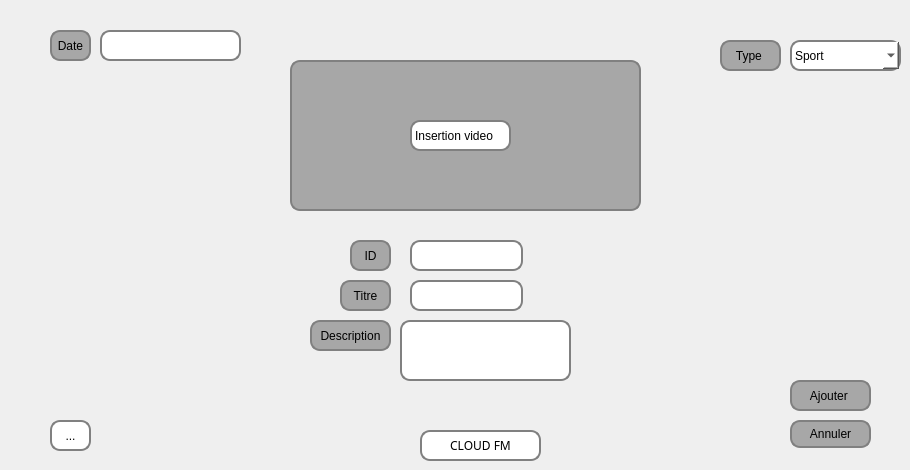
     <widget class="QWidget" name="Ajout">
      <attribute name="icon">
       <iconset resource="images.qrc">
        <normaloff>:/images/ajouter.png</normaloff>:/images/ajouter.png</iconset>
      </attribute>
      <attribute name="title">
       <string>Ajouter</string>
      </attribute>
      <widget class="QWidget" name="video" native="true">
       <property name="geometry">
        <rect>
         <x>290</x>
         <y>60</y>
         <width>351</width>
         <height>151</height>
        </rect>
       </property>
       <property name="styleSheet">
        <string notr="true">background-color:rgb(167, 167, 167);
border-color: rgb(255, 255, 255);
border-radius: 10px;
border: 2px solid gray;</string>
       </property>
       <widget class="QLabel" name="label_3">
        <property name="geometry">
         <rect>
          <x>120</x>
          <y>60</y>
          <width>101</width>
          <height>31</height>
         </rect>
        </property>
        <property name="styleSheet">
         <string notr="true">background-color: rgb(255, 255, 255);
border-radius: 10px;
border: 2px solid gray;</string>
        </property>
        <property name="text">
         <string>Insertion video</string>
        </property>
       </widget>
      </widget>
      <widget class="QLabel" name="label">
       <property name="geometry">
        <rect>
         <x>340</x>
         <y>280</y>
         <width>51</width>
         <height>31</height>
        </rect>
       </property>
       <property name="styleSheet">
        <string notr="true">background-color:rgb(167, 167, 167);
border-radius: 10px;
border: 2px solid gray;</string>
       </property>
       <property name="text">
        <string>Titre</string>
       </property>
       <property name="alignment">
        <set>Qt::AlignCenter</set>
       </property>
      </widget>
      <widget class="QLabel" name="label_2">
       <property name="geometry">
        <rect>
         <x>310</x>
         <y>320</y>
         <width>81</width>
         <height>31</height>
        </rect>
       </property>
       <property name="styleSheet">
        <string notr="true">background-color:rgb(167, 167, 167);
border-color: rgb(255, 255, 255);
border-radius: 10px;
border: 2px solid gray;</string>
       </property>
       <property name="text">
        <string>Description</string>
       </property>
       <property name="alignment">
        <set>Qt::AlignCenter</set>
       </property>
      </widget>
      <widget class="QLineEdit" name="titre">
       <property name="geometry">
        <rect>
         <x>410</x>
         <y>280</y>
         <width>113</width>
         <height>31</height>
        </rect>
       </property>
       <property name="styleSheet">
        <string notr="true">background-color: rgb(255, 255, 255);
border-radius: 10px;
border: 2px solid gray;</string>
       </property>
       <property name="text">
        <string/>
       </property>
      </widget>
      <widget class="QLabel" name="label_4">
       <property name="geometry">
        <rect>
         <x>720</x>
         <y>40</y>
         <width>61</width>
         <height>31</height>
        </rect>
       </property>
       <property name="styleSheet">
        <string notr="true">background-color:rgb(167, 167, 167);
border-radius: 10px;
border: 2px solid gray;</string>
       </property>
       <property name="text">
        <string>Type </string>
       </property>
       <property name="alignment">
        <set>Qt::AlignCenter</set>
       </property>
      </widget>
      <widget class="QLabel" name="label_5">
       <property name="geometry">
        <rect>
         <x>50</x>
         <y>30</y>
         <width>41</width>
         <height>31</height>
        </rect>
       </property>
       <property name="styleSheet">
        <string notr="true">background-color:rgb(167, 167, 167);
border-radius: 10px;
border: 2px solid gray;</string>
       </property>
       <property name="text">
        <string>Date</string>
       </property>
       <property name="alignment">
        <set>Qt::AlignCenter</set>
       </property>
      </widget>
      <widget class="QPushButton" name="pushButton_3">
       <property name="geometry">
        <rect>
         <x>790</x>
         <y>380</y>
         <width>81</width>
         <height>31</height>
        </rect>
       </property>
       <property name="styleSheet">
        <string notr="true">background-color:rgb(167, 167, 167);
border-color: rgb(255, 255, 255);
border-radius: 10px;
border: 2px solid gray;</string>
       </property>
       <property name="text">
        <string>Ajouter </string>
       </property>
       <property name="icon">
        <iconset resource="images.qrc">
         <normaloff>:/images/plus.png</normaloff>:/images/plus.png</iconset>
       </property>
      </widget>
      <widget class="QPushButton" name="pushButton_4">
       <property name="geometry">
        <rect>
         <x>790</x>
         <y>420</y>
         <width>81</width>
         <height>28</height>
        </rect>
       </property>
       <property name="styleSheet">
        <string notr="true">background-color:rgb(167, 167, 167);
border-color: rgb(255, 255, 255);
border-radius: 10px;
border: 2px solid gray;</string>
       </property>
       <property name="text">
        <string>Annuler</string>
       </property>
      </widget>
      <widget class="QLineEdit" name="le_id_3">
       <property name="geometry">
        <rect>
         <x>410</x>
         <y>240</y>
         <width>113</width>
         <height>31</height>
        </rect>
       </property>
       <property name="styleSheet">
        <string notr="true">background-color: rgb(255, 255, 255);
border-radius: 10px;
border: 2px solid gray;</string>
       </property>
      </widget>
      <widget class="QLabel" name="label_6">
       <property name="geometry">
        <rect>
         <x>350</x>
         <y>240</y>
         <width>41</width>
         <height>31</height>
        </rect>
       </property>
       <property name="styleSheet">
        <string notr="true">background-color:rgb(167, 167, 167);
border-radius: 10px;
border: 2px solid gray;</string>
       </property>
       <property name="text">
        <string>ID</string>
       </property>
       <property name="textFormat">
        <enum>Qt::PlainText</enum>
       </property>
       <property name="scaledContents">
        <bool>false</bool>
       </property>
       <property name="alignment">
        <set>Qt::AlignCenter</set>
       </property>
      </widget>
      <widget class="QLineEdit" name="description">
       <property name="geometry">
        <rect>
         <x>400</x>
         <y>320</y>
         <width>171</width>
         <height>61</height>
        </rect>
       </property>
       <property name="styleSheet">
        <string notr="true">background-color: rgb(255, 255, 255);
border-radius: 10px;
border: 2px solid gray;</string>
       </property>
      </widget>
      <widget class="QLineEdit" name="date">
       <property name="geometry">
        <rect>
         <x>100</x>
         <y>30</y>
         <width>141</width>
         <height>31</height>
        </rect>
       </property>
       <property name="styleSheet">
        <string notr="true">background-color: rgb(255, 255, 255);
border-radius: 10px;
border: 2px solid gray;</string>
       </property>
      </widget>
      <widget class="QToolButton" name="toolButton">
       <property name="geometry">
        <rect>
         <x>50</x>
         <y>420</y>
         <width>41</width>
         <height>31</height>
        </rect>
       </property>
       <property name="styleSheet">
        <string notr="true">background-color: rgb(255, 255, 255);
border-radius: 10px;
border: 2px solid gray;
image: url(:/images/reglages.png);</string>
       </property>
       <property name="text">
        <string>...</string>
       </property>
       <property name="icon">
        <iconset>
         <normaloff>:/Downloads/reglages.png</normaloff>:/Downloads/reglages.png</iconset>
       </property>
      </widget>
      <widget class="QComboBox" name="type">
       <property name="geometry">
        <rect>
         <x>790</x>
         <y>40</y>
         <width>111</width>
         <height>31</height>
        </rect>
       </property>
       <property name="styleSheet">
        <string notr="true">background-color: rgb(255, 255, 255);
border-radius: 10px;
border: 2px solid gray;</string>
       </property>
       <item>
        <property name="text">
         <string>Sport</string>
        </property>
       </item>
       <item>
        <property name="text">
         <string>Economie</string>
        </property>
       </item>
       <item>
        <property name="text">
         <string>Politique</string>
        </property>
       </item>
       <item>
        <property name="text">
         <string>Culture</string>
        </property>
       </item>
       <item>
        <property name="text">
         <string>High Tech</string>
        </property>
       </item>
      </widget>
      <widget class="QLabel" name="label_8">
       <property name="geometry">
        <rect>
         <x>420</x>
         <y>430</y>
         <width>121</width>
         <height>31</height>
        </rect>
       </property>
       <property name="font">
        <font>
         <family>Franklin Gothic Heavy</family>
        </font>
       </property>
       <property name="styleSheet">
        <string notr="true">background-color: rgb(255, 255, 255);
border-radius: 10px;
border: 2px solid gray;</string>
       </property>
       <property name="text">
        <string>CLOUD FM</string>
       </property>
       <property name="alignment">
        <set>Qt::AlignCenter</set>
       </property>
      </widget>
     </widget>
